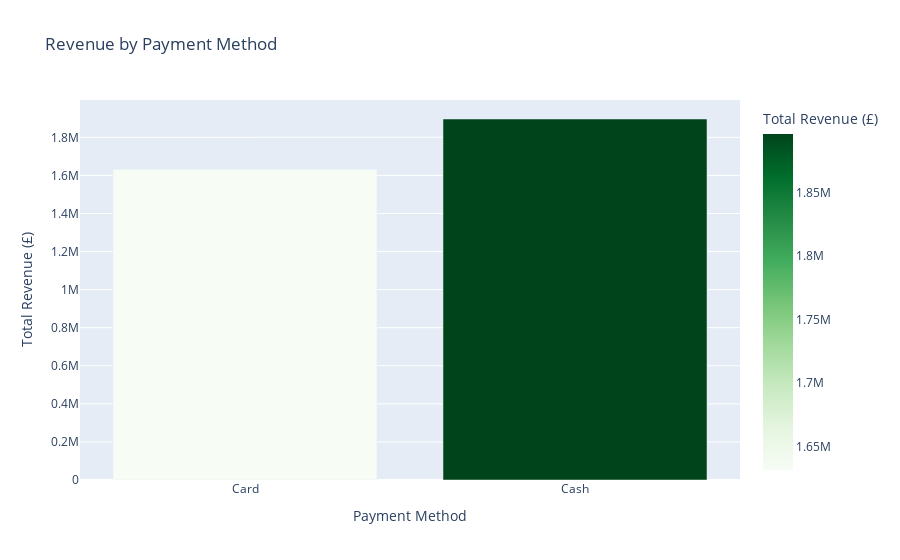

Here is the notebook cell this chart was saved with:
### Code cell
fig = px.bar(payment_analysis, x='payment_method', y='total_revenue',
             title='Revenue by Payment Method',
             labels={'total_revenue': 'Total Revenue (£)', 'payment_method': 'Payment Method'},
             color='total_revenue',
             color_continuous_scale='Greens')
fig.show()

### Figure 1 — Plotly figure (JSON) as saved in the notebook; plotly's stock layout.template omitted (floating-point values rounded to 4 significant figures)
{"data": [{"hovertemplate": "Payment Method=%{x}<br>Total Revenue (£)=%{marker.color}<extra></extra>", "legendgroup": "", "marker": {"color": [1632000.0, 1896000.0], "coloraxis": "coloraxis", "pattern": {"shape": ""}}, "name": "", "orientation": "v", "showlegend": false, "textposition": "auto", "type": "bar", "x": ["Card", "Cash"], "xaxis": "x", "y": [1632000.0, 1896000.0], "yaxis": "y"}], "layout": {"barmode": "relative", "coloraxis": {"colorbar": {"title": {"text": "Total Revenue (£)"}}, "colorscale": [[0, "rgb(247,252,245)"], [0.125, "rgb(229,245,224)"], [0.25, "rgb(199,233,192)"], [0.375, "rgb(161,217,155)"], [0.5, "rgb(116,196,118)"], [0.625, "rgb(65,171,93)"], [0.75, "rgb(35,139,69)"], [0.875, "rgb(0,109,44)"], [1, "rgb(0,68,27)"]]}, "legend": {"tracegroupgap": 0}, "title": {"text": "Revenue by Payment Method"}, "xaxis": {"anchor": "y", "domain": [0, 1], "title": {"text": "Payment Method"}}, "yaxis": {"anchor": "x", "domain": [0, 1], "title": {"text": "Total Revenue (£)"}}}}
